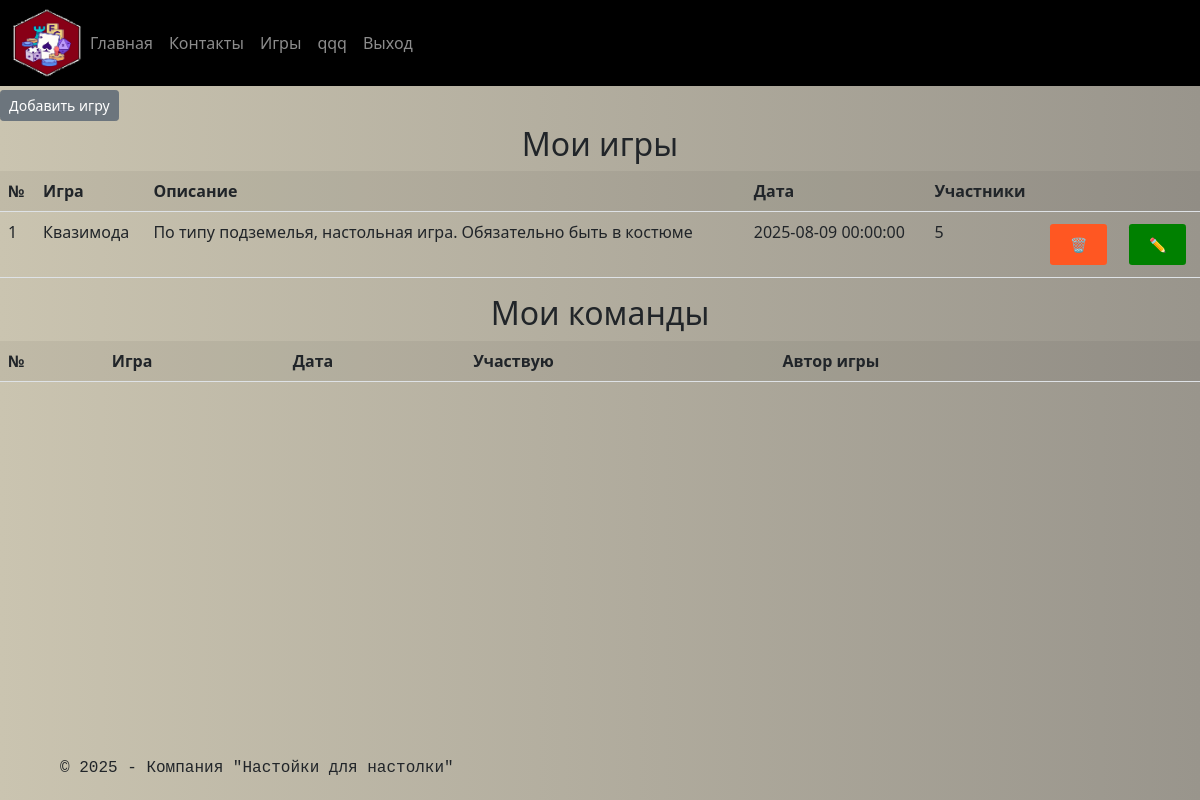
The page /personal-page (signed in) on the database its author committed.
### data/users.py (models this page shows, shortened)
class Player(SqlAlchemyBase, UserMixin, SerializerMixin):
    __tablename__ = 'players'
    id = sqlalchemy.Column(sqlalchemy.Integer,
                           primary_key=True, autoincrement=True)
    name = sqlalchemy.Column(sqlalchemy.String, nullable=True)
    about = sqlalchemy.Column(sqlalchemy.String, nullable=True)
    email = sqlalchemy.Column(sqlalchemy.String, unique=True,
                              index=True, nullable=True)
    hashed_password = sqlalchemy.Column(sqlalchemy.String,
                                        nullable=True)
    level = sqlalchemy.Column(sqlalchemy.Integer, default=False,
                           autoincrement=True)
    create_date = sqlalchemy.Column(sqlalchemy.DateTime,
                                    default=datetime.datetime.now())
    games = orm.relationship("Games", back_populates='owner', lazy="joined")
    teams = orm.relationship("Teams", back_populates='owner', lazy="joined")

### data/games.py (models this page shows, shortened)
class Games(SqlAlchemyBase, SerializerMixin):
    __tablename__ = 'boardgames'
    id = sqlalchemy.Column(sqlalchemy.Integer,
                           primary_key=True, autoincrement=True)
    name_game = sqlalchemy.Column(sqlalchemy.String, nullable=True)
    content = sqlalchemy.Column(sqlalchemy.String, nullable=True)
    event_date = sqlalchemy.Column(sqlalchemy.DateTime)
    create_date = sqlalchemy.Column(sqlalchemy.DateTime,
                                    default=datetime.now())
    count_players = sqlalchemy.Column(sqlalchemy.Integer, nullable=True)
    owner_id = sqlalchemy.Column(sqlalchemy.Integer,
                                sqlalchemy.ForeignKey("players.id"))
    owner = orm.relationship('Player', back_populates="games")

### main.py (the view)
@app.route('/personal-page')
def personal_page():
    db_sess = db_session.create_session()
    my_games = db_sess.query(Games).filter(current_user == Games.owner).all()
    if current_user.is_authenticated:
        return render_template('personal-page.html',
                               title='Личная страница', games=my_games)
    else:
        abort(404)

### data/db_session.py (called while the page is built)
def create_session() -> Session:
    global __factory
    return __factory()

### main.py (called while the page is built)
@login_manager.user_loader
def load_user(user_id):
    db_sess = db_session.create_session()
    return db_sess.get(Player, user_id)

### templates/personal-page.html (shortened to what this page needs)
{% extends "base.html" %}
{% block content %}
{% if current_user.is_authenticated %}
<a href="/gamesplay" class="btn btn-secondary btn-sm my-1 padding-left first_page">
    Добавить игру
</a>
<h2>Мои игры</h2>
<table class="table table-striped table-hover">
    <tr>
        <th> №</th>
        <th> Игра</th>
        <th> Описание</th>
        <th> Дата</th>
        <th> Участники</th>
        <th> &nbsp;</th>
        <th> &nbsp;</th>
    </tr>
    {% for item in games %}
    <tr>
        <td>{{loop.index}}</td>
        <td>{{item.name_game}}</td>
        <td>{{item.content}}</td>
        <td>{{item.event_date}}</td>
        <td>{{item.count_players}}</td>
        <td>
            <a href="/gamesdelete/{{item.id}}" class="btn btn-del btn-sm my-1">
                &#x1F5D1
            </a>
        </td>
        <td>
            <a href="/gamesplay/{{item.id}}" class="btn btn-upd btn-sm my-1">
                &#9999
            </a>
        </td>
    </tr>
    {% endfor %}
</table>
<h2>Мои команды</h2>
<table class="table table-striped table-hover padding-left first_page">
    <tr>
        <th> №</th>
        <th> Игра</th>
        <th> Дата</th>
        <th> Участвую</th>
        <th> Автор игры</th>
        <th> &nbsp;</th>
    </tr>
</table>
{% endif %}
{% endblock %}

### templates/base.html (shortened to what this page needs)
<!doctype html>
<html lang="ru">
<head>
    <link href="https://cdn.jsdelivr.net/npm/bootstrap@5.0.2/dist/css/bootstrap.min.css" rel="stylesheet"
>
    <link rel="stylesheet" href="{{url_for('static', filename='css/style.css')}}">
</head>
<body>
<header class="navbar navbar-expand-md navbar-dark bd-navbar">
    <nav class="container-xxl flex-wrap flex-md-nowrap" aria-label="Main navigation">
        <div class="collapse navbar-collapse" id="bdNavbar">
            <img src="/static/img/ikon.jpg" alt="" width="70" height="70">
            <ul class="navbar-nav flex-row flex-wrap bd-navbar-nav pt-2 py-md-0">
                <li class="nav-item col-6 col-md-auto">
                    <a href="/" class="nav-link p-2 ">Главная</a>
                </li>
                <li class="nav-item col-6 col-md-auto">
                    <a href="/contacts" class="nav-link p-2 ">Контакты</a>
                </li>
                <li class="nav-item col-6 col-md-auto">
                    <a href="/boardgames" class="nav-link p-2 ">Игры</a>
                </li>
                {% if current_user.is_authenticated %}
                <li class="nav-item col-6 col-md-auto">
                    <a href="/personal-page" class="nav-link p-2 ">{{current_user.name}}</a>
                <li class="nav-item col-6 col-md-auto">
                    <a href="/logout" class="nav-link p-2 ">Выход</a>
                </li>
                    {% else %}
                    <a href="/login" class="nav-link p-2 ">Авторизация</a>
                </li>
                <li class="nav-item col-6 col-md-auto">
                    <a href="/register" class="nav-link p-2 ">Регистрация</a>
                </li>
                {% endif %}
            </ul>
        </div>
    </nav>
</header>
<div class="row">
    <main>
        {% block content %}{% endblock %}
    </main>
</div>
<p>&nbsp;</p>
<div class="fixed-bottom padding-left position_on_page">
    <footer class="bg-black text-grey text-left py-1 font-monospace">
        <p>&copy; 2025 &dash; Компания "Настойки для настолки"</p>
    </footer>
</div>
</body>
</html>

### static/css/style.css (style rules this page uses)
h1, h2, h3 { text-align: center; }
.position_on_page { margin-left: 30px; padding-left: 30px; }
body { margin: 0; background: linear-gradient(to right, #CAC4B0, #99958C); }
.btn-del { background-color: #ff5722; color: white; border: none; padding: 10px 20px; }
.btn-upd { background-color: green; color: white; border: none; padding: 10px 20px; }
.bd-navbar { padding: .50rem 0; background-color: #000000; }

### rows shown on the page
Player: name "qqq"
Games: name_game "Квазимода", content "По типу подземелья, настольная игра. Обязательно быть в костюме", event_date "2025-08-09 00:00:00", count_players "5"
